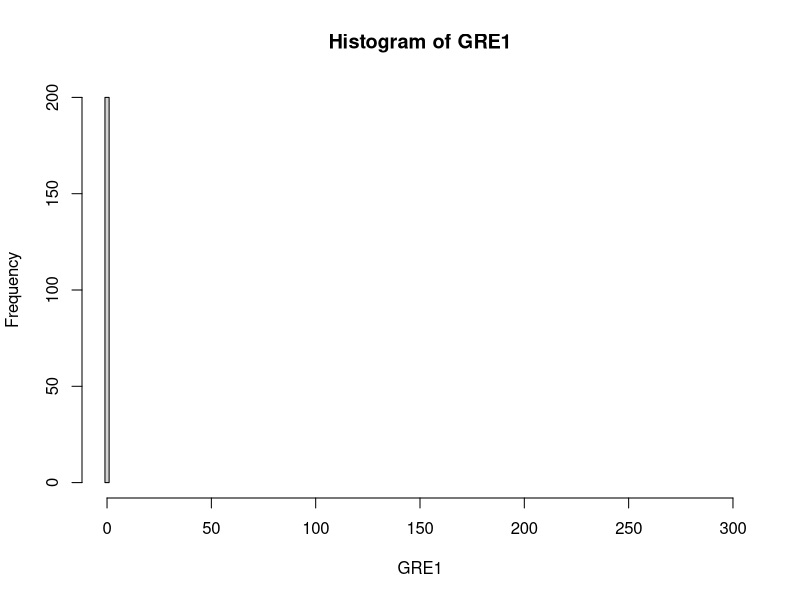
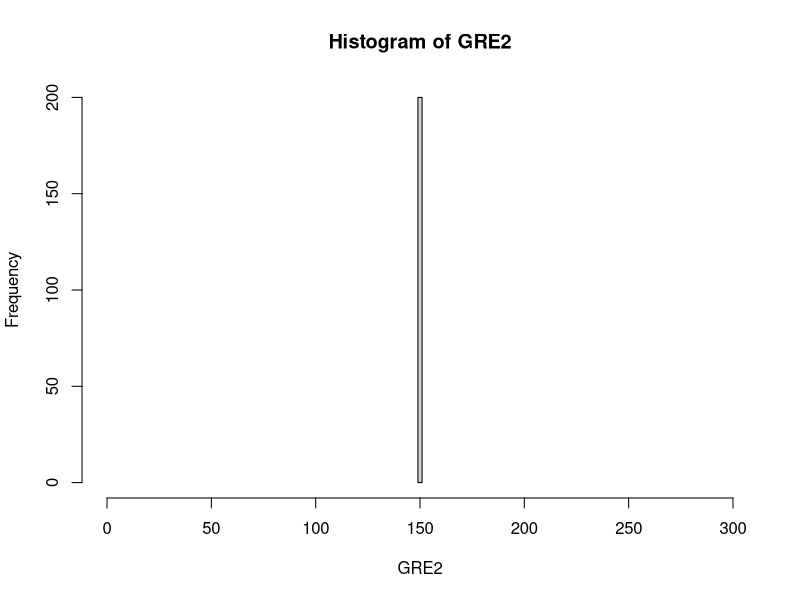
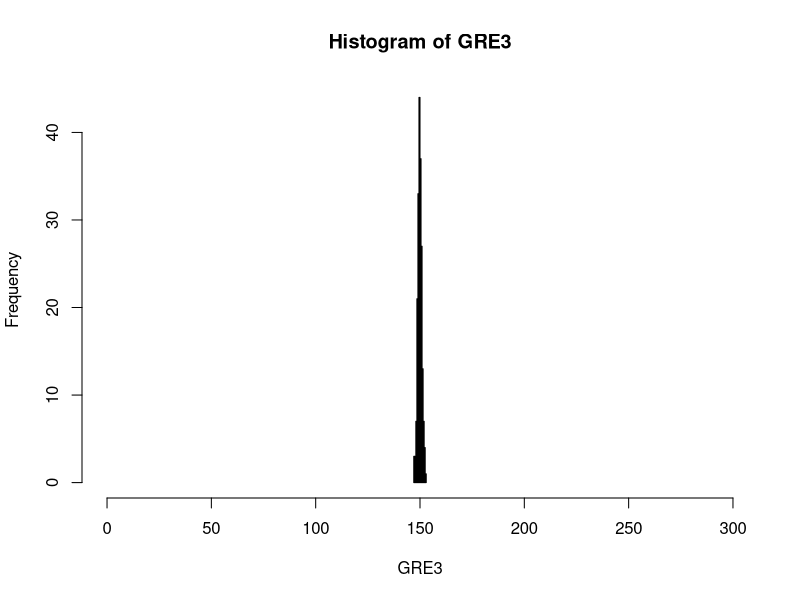
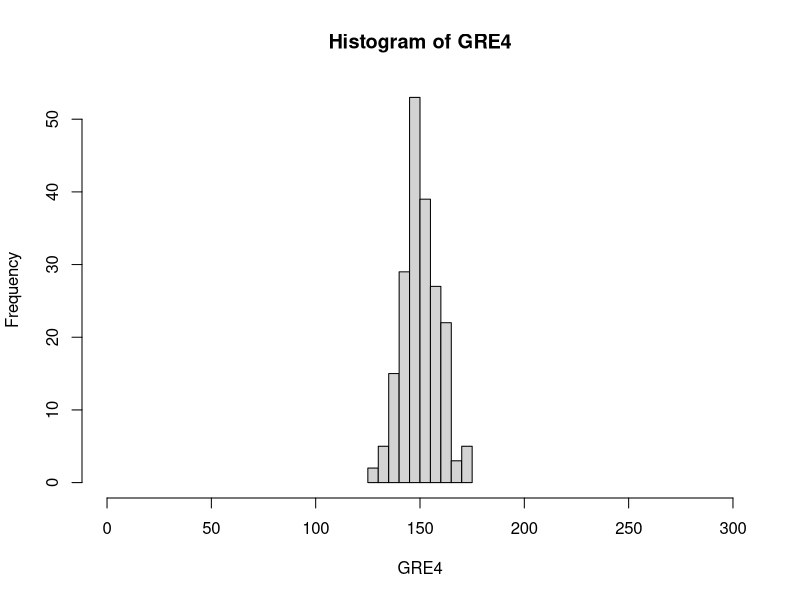
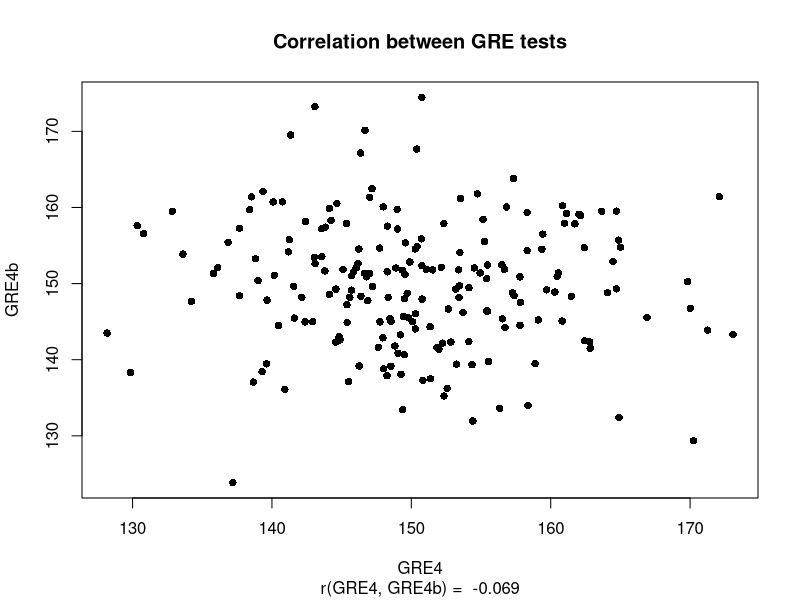
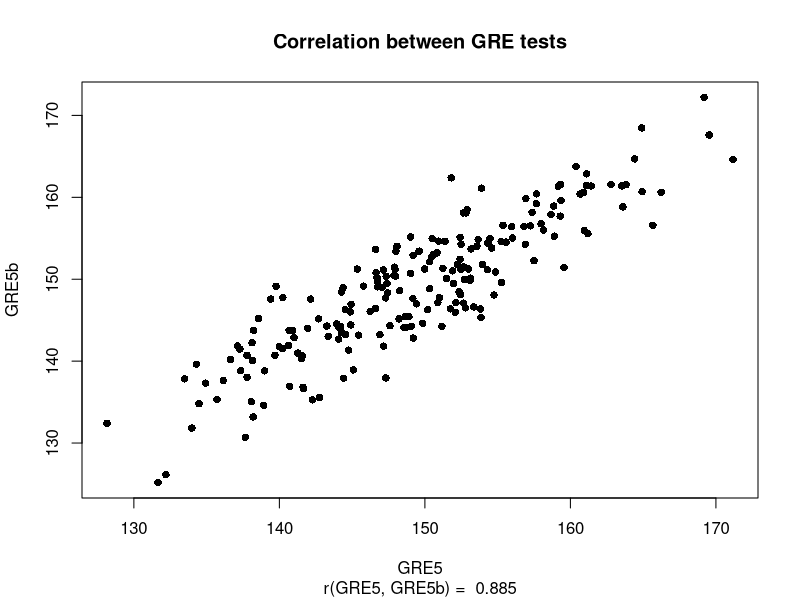

These charts were generated, in order, by the following R code:
# Psychometrics Week One
# Graphs of simple models of GRE scores
# 2 February 2010

# Model 1
 # GRE = 0.

ls()
rm()


 GRE1 <- rnorm(200, 0, 0)

 # Note: rnorm generates random data (N, Mu, Sigma) where
 # N = sample size, Mu = population mean, Sigma = population
 # standard deviation.

 x.axis <- c(0, 300)
 hist(GRE1, xlim=x.axis, breaks=c(-1, 1))

 # Note, this is such a bizzare data set that R needs a little
 # guidance in producing a useful histogram. xlim sets the limits
 # of the x axis. breaks sets the breaks between bins.


# Model 2
 # GRE = 150.

 GRE2 <- rnorm(200, 150, 0)
 hist(GRE2, xlim=x.axis, breaks=c(149, 151))


# Model 3
 # GRE = 150 + e
 # e ~N(0,1)

 GRE3 <- rnorm(200, 150, 1)
 hist(GRE3, xlim=x.axis)



# Model 4
 # GRE = 150 + e
 # e ~N(0,8.5)

 GRE4 <- rnorm(200, 150, 8.5)
 hist(GRE4, xlim=x.axis)

 # Retest Correlation
 GRE4b <- rnorm(200, 150, 8.5)
 GRE4.cor <- round(cor(GRE4, GRE4b), digits=3)
 plot(GRE4, GRE4b, main='Correlation between GRE tests',
  sub=paste('r(GRE4, GRE4b) = ', GRE4.cor), pch=16)
 
 #generic plot function, function differently when giving different objects

 # Note: The first line simulates the second GRE test.
 # The second line computes the correlation and rounds it
 # to 3 digits.
 # The third line draws the scatter plot and puts the 
 # correlation in the subtitle.
 # The pch parameter sets the print character to a solid dot.


# Note: To simulate normally distributed data in PASW/SPSS
# Use the rvnormal() function in a compute statement.
# To simulate normally distributed data in Excel, use the
# rand() function to generate uniform probabilities and then
# use norminv() to convert the probabilities to raw values
# based on the mean and standard deviation that you enter.


# Model 5
 # GRE5 ~N(150,8.5)
 # GRE5b ~(150 + (.9 * (GRE5 - 150)) + e
 # e ~N(0, 4)
 # Note: GRE5b is normally distributed with a constant SD of 4
 #  conditional on the value of GRE5.  For each value of GRE5,
 #  there is a separte normal distribution of GRE5b with its own
 #  mean value.

 GRE5 <- rnorm(200,150,8.5)
 GRE5b <- 150 + (.9 * (GRE5 - 150)) + rnorm(200,0,4)
 GRE5.cor <- round(cor(GRE5, GRE5b), digits=3)
 plot(GRE5, GRE5b, main='Correlation between GRE tests',
  sub=paste('r(GRE5, GRE5b) = ', GRE5.cor), pch=16)

 #to display and partition many plots in one window
 #using par()
 #set parameters for graphs, mfcol (by column), mfrow (by row)

 ?rnorm
 help(rnorm)

